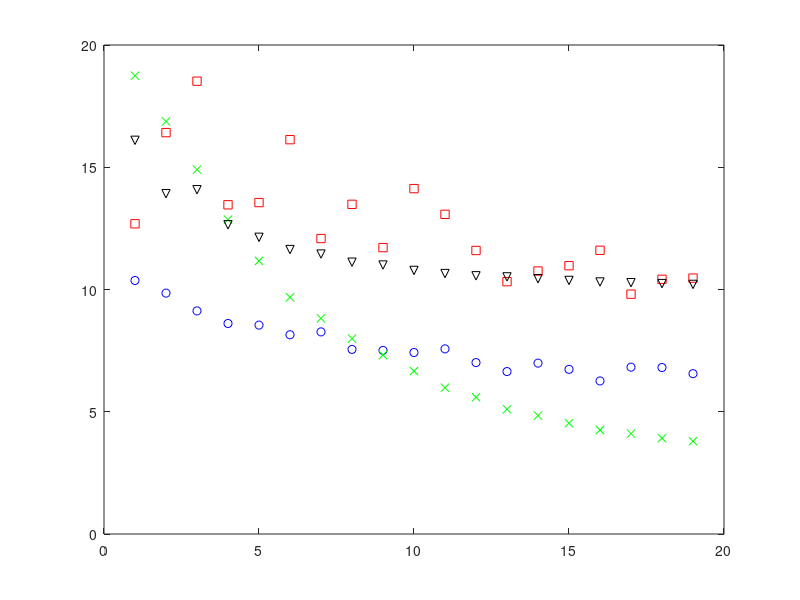

Here is the MATLAB script that generated this plot: (Note: this script raises an error after producing the figure.)
% Erstelle Pseudo-Datenreihen für Veranschaulichungsbild der Optimierung
% (Vergleich mehrerer Roboterstrukturen)

clc
clear

% Zufallsgenerator zurücksetzen
rng default

% Exportiere Bilder in den Ordner dieses Skriptes
this_path = fileparts( mfilename('fullpath') );
if isempty(this_path)
  exportpath = pwd;
else
  exportpath = this_path;
end
%% Init
n = 20;
gen = (1:n)';
data = NaN(n,4);

data(:,1) = 5+ 5*exp(-gen / 10);
data(:,1) = data(:,1) + rand(n,1);

data(:,2) = 3+ 18*exp(-gen / 6);
data(:,2) = data(:,2) + 2*rand(n,1).*exp(-gen / 5);

data(:,3) = 8+ 5*exp(-gen / 15);
data(:,3) = data(:,3) + 10*rand(n,1).*exp(-gen / 10);

data(:,4) = 10+ 3*exp(-gen / 7);
data(:,4) = data(:,4) + 6*rand(n,1).*exp(-gen / 3);
data(end,:) = NaN;
%% Bild
figHandle = figure(1);clf;
hold on;
plot(gen, data(:,1), 'bo');
plot(gen, data(:,2), 'gx');
plot(gen, data(:,3), 'rs');
plot(gen, data(:,4), 'kv');

axhdl = gca;
for i = 1:length(axhdl(:))
  % Rand vollständig zeichnen
  set(axhdl(i), 'Box', 'on')
end

% Schriftgröße und -art setzen
set_font_fontsize(gcf,'Times',12)

% Weißer Hintergrund
set(gcf,'color','w');

xlabel('Iterations');
ylabel('Fitness Fcn');
set(gca, 'xticklabel', {});
set(gca, 'yticklabel', {});
ylim([3,20])

set_size_plot_subplot(figHandle, ...
  5, 3.5, ...
  axhdl, ...
  0.14, 0.01, 0.03, 0.15, ... % l r u d
  0.14, 0.1) % x y

Filebasename_res = 'Vgl_Optimierung';
export_fig(fullfile(exportpath, [Filebasename_res, '.pdf']));